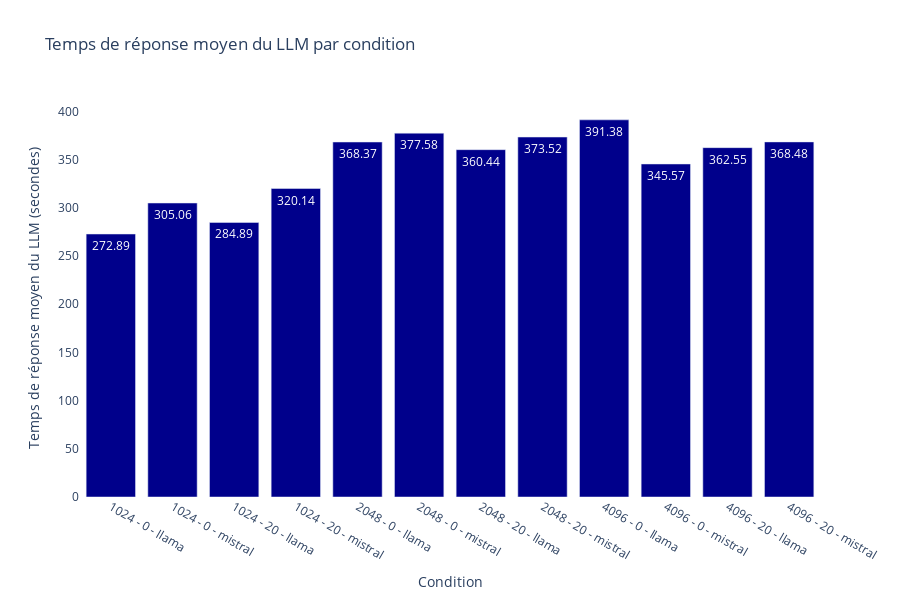

Notebook code cell kept with this figure:
### Code cell
df_time_llm_by_condition = time_llm_by_condition.reset_index()

fig = px.bar(
    df_time_llm_by_condition, 
    x=condition_labels, 
    y='Temps LLM',
    labels={'Condition': 'Condition', 'Temps LLM': 'Temps LLM'},
    title='Temps de réponse moyen du LLM par condition',
    text='Temps LLM',
    height=600,
    width=900,
    color_discrete_sequence=['darkblue']
)

fig.update_layout(
    xaxis_title='Condition',
    yaxis_title='Temps de réponse moyen du LLM (secondes)',
    plot_bgcolor='white',
    xaxis=dict(tickmode='linear')
)

fig.show()

### Figure 1 — Plotly figure (JSON) as saved in the notebook; plotly's stock layout.template omitted (floating-point values rounded to 4 significant figures)
{"data": [{"alignmentgroup": "True", "hovertemplate": "x=%{x}<br>Temps LLM=%{text}<extra></extra>", "legendgroup": "", "marker": {"color": "darkblue", "pattern": {"shape": ""}}, "name": "", "offsetgroup": "", "orientation": "v", "showlegend": false, "text": [272.9, 305.1, 284.9, 320.1, 368.4, 377.6, 360.4, 373.5, 391.4, 345.6, 362.6, 368.5], "textposition": "auto", "type": "bar", "x": ["1024 - 0 - llama", "1024 - 0 - mistral", "1024 - 20 - llama", "1024 - 20 - mistral", "2048 - 0 - llama", "2048 - 0 - mistral", "2048 - 20 - llama", "2048 - 20 - mistral", "4096 - 0 - llama", "4096 - 0 - mistral", "4096 - 20 - llama", "4096 - 20 - mistral"], "xaxis": "x", "y": [272.9, 305.1, 284.9, 320.1, 368.4, 377.6, 360.4, 373.5, 391.4, 345.6, 362.6, 368.5], "yaxis": "y"}], "layout": {"barmode": "relative", "height": 600, "legend": {"tracegroupgap": 0}, "plot_bgcolor": "white", "title": {"text": "Temps de réponse moyen du LLM par condition"}, "width": 900, "xaxis": {"anchor": "y", "domain": [0, 1], "tickmode": "linear", "title": {"text": "Condition"}}, "yaxis": {"anchor": "x", "domain": [0, 1], "title": {"text": "Temps de réponse moyen du LLM (secondes)"}}}}
